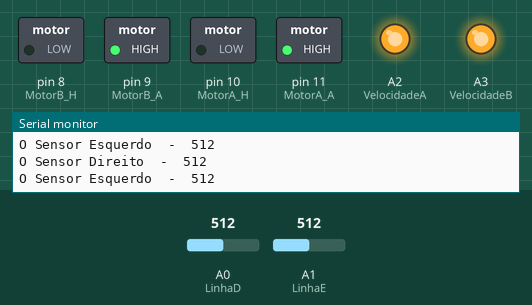
This sketch was run on a simulated Arduino Uno, built with avr-gcc and run on an emulated ATmega328P. Shown: switched loads named in the sketch (green lamp = pin HIGH), output pins drawn as LEDs (lit = HIGH), the last lines printed to the serial monitor. The test bench sets the inputs (shaded band); at power-on: A0 (LinhaD) = 512, A1 (LinhaE) = 512.

Above: at 1.2 s.
1.3 s: A0 (LinhaD) set to 111
4.3 s: A0 (LinhaD) set to 91
At 5.4 s:
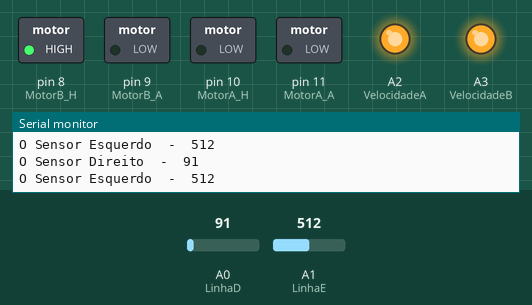
5.8 s: A1 (LinhaE) set to 109
7.3 s: A1 (LinhaE) set to 93
At 7.9 s:
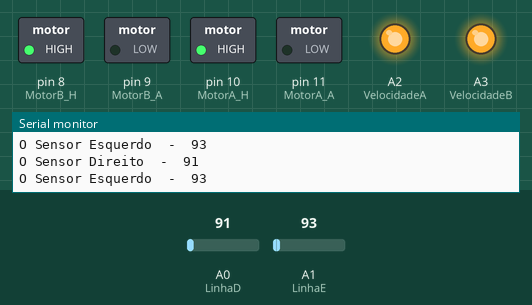
8.8 s: A0 (LinhaD) set to 110
At 9.3 s:
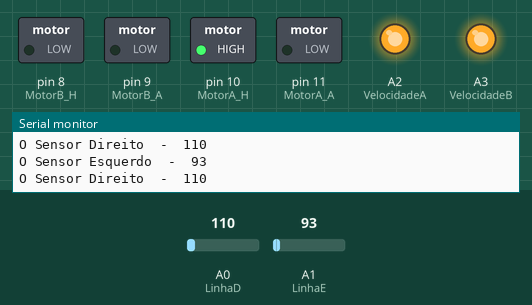
10.4 s: A0 (LinhaD) set to 90
At 11.4 s:
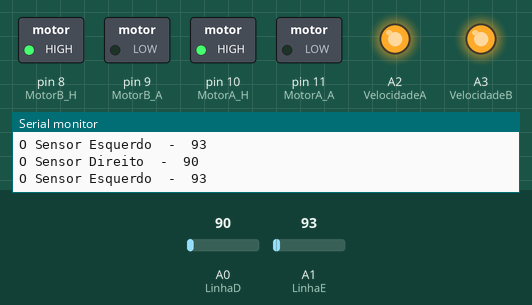
Timing chart, 0 to 12.9 s (numbered marks = the images above; inputs shaded):
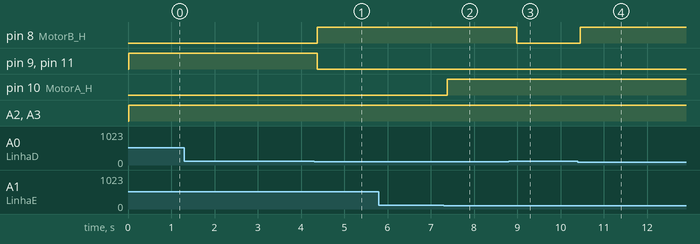

Measured:
- the behaviour switches between 100 and 99 on A0 (LinhaD) (found by bisection; images 0 and 1)
- the behaviour switches between 100 and 99 on A1 (LinhaE) (found by bisection; images 1 and 2)
- after the input at 4.3 s, pin 8 (MotorB_H): LOW → HIGH after 0.08 s; pin 9 (MotorB_A), pin 11 (MotorA_A): HIGH → LOW after 0.08 s
- after the input at 7.3 s, pin 10 (MotorA_H): LOW → HIGH after 0.08 s
- after the input at 8.8 s, pin 8 (MotorB_H): HIGH → LOW after 0.19 s
- after the input at 10.4 s, pin 8 (MotorB_H): LOW → HIGH after 0.05 s

The sketch:

Robo_seguidor_de_linha.ino
```cpp
/*
 * Centro de Informática - Universidade Federal da Paraíba
 * Discente: Wagner Dantas Garcia - wagnergarcia@cc.ci.ufpb.br
 * Data de Criação: 16/06/2019
 ***************************************************************
 * Robô Seguidor de linha
 */

/*
 Anotação:
 No preto o valor do Sensor é maior
 No Branco o valor do Sensor é menor
 */

/* Define os Pinos */

#define MotorB_H 8
#define MotorB_A 9
#define MotorA_H 10
#define MotorA_A 11
#define LinhaD A0
#define LinhaE A1
#define VelocidadeA A2
#define VelocidadeB A3


/* Prototipos */
void frente();
void direita();
void esquerda();
void parar();
void re();

void setup() {
  pinMode(LinhaD, INPUT);
  pinMode(LinhaE, INPUT);
  pinMode(VelocidadeA, OUTPUT);
  pinMode(VelocidadeB, OUTPUT);
  pinMode(MotorB_H, OUTPUT);
  pinMode(MotorB_A, OUTPUT);
  pinMode(MotorA_H, OUTPUT);
  pinMode(MotorA_A, OUTPUT);
  Serial.begin(9600);
  Serial.println("Lendo dados do Sensor...");
}

void loop() {
    int sensorD, sensorE;
    sensorD = analogRead(LinhaD);
    sensorE = analogRead(LinhaE);

    Serial.print("\nO Sensor Direito\t-\t");  Serial.println(sensorD);
    Serial.print("O Sensor Esquerdo\t-\t"); Serial.println(sensorE);
    analogWrite(VelocidadeA, 256);
    analogWrite(VelocidadeB, 256);

    if       ((sensorD < 100) && (sensorE < 100)) frente();
    else if  ((sensorD < 100) && (sensorE > 100)) esquerda();
    else if  ((sensorD > 100) && (sensorE < 100)) direita();
    else if  ((sensorD > 100) && (sensorE > 100)) re();
}

void frente() {
  //Serial.println("Frente!");
  digitalWrite(MotorA_H, HIGH);
  digitalWrite(MotorB_H, HIGH);
  digitalWrite(MotorA_A, LOW);
  digitalWrite(MotorB_A, LOW);
  delay(200);
}
void direita() {
  //Serial.println("Direita!");
  digitalWrite(MotorA_H, HIGH);
  digitalWrite(MotorB_H, LOW);
  digitalWrite(MotorA_A, LOW);
  digitalWrite(MotorB_A, LOW);
}
void esquerda() {
  //Serial.println("Esquerda!");
  digitalWrite(MotorA_H, LOW);
  digitalWrite(MotorB_H, HIGH);
  digitalWrite(MotorA_A, LOW);
  digitalWrite(MotorB_A, LOW);
}
void parar() {
  //Serial.println("Parar!");
  digitalWrite(MotorA_H, LOW);
  digitalWrite(MotorB_H, LOW);
  digitalWrite(MotorA_A, LOW);
  digitalWrite(MotorB_A, LOW);
}
void re() {
  //Serial.println("Frio!");
  digitalWrite(MotorA_H, LOW);
  digitalWrite(MotorB_H, LOW);
  digitalWrite(MotorA_A, HIGH);
  digitalWrite(MotorB_A, HIGH);
}
```
